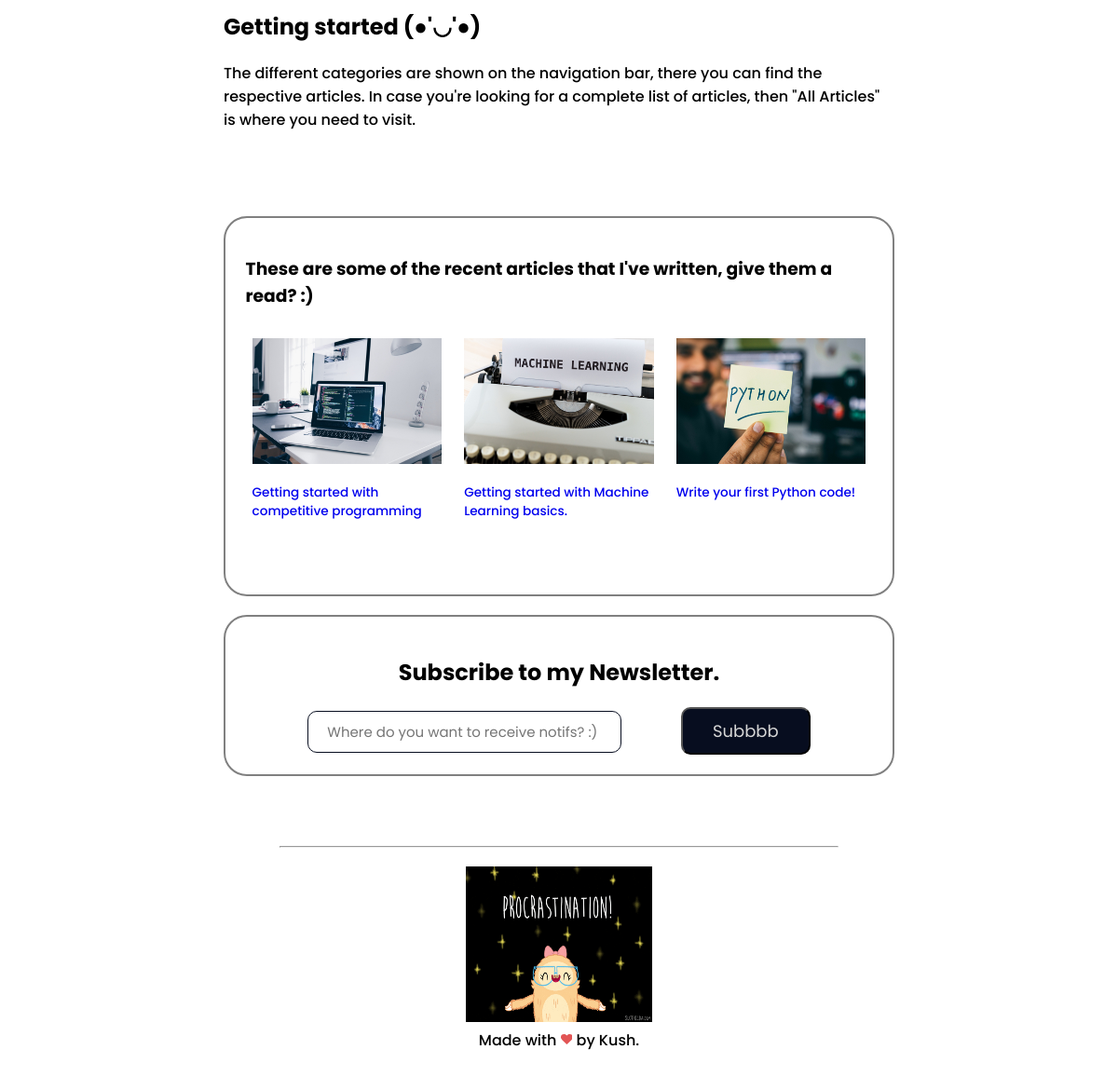
The app's page / (lower part), older data.
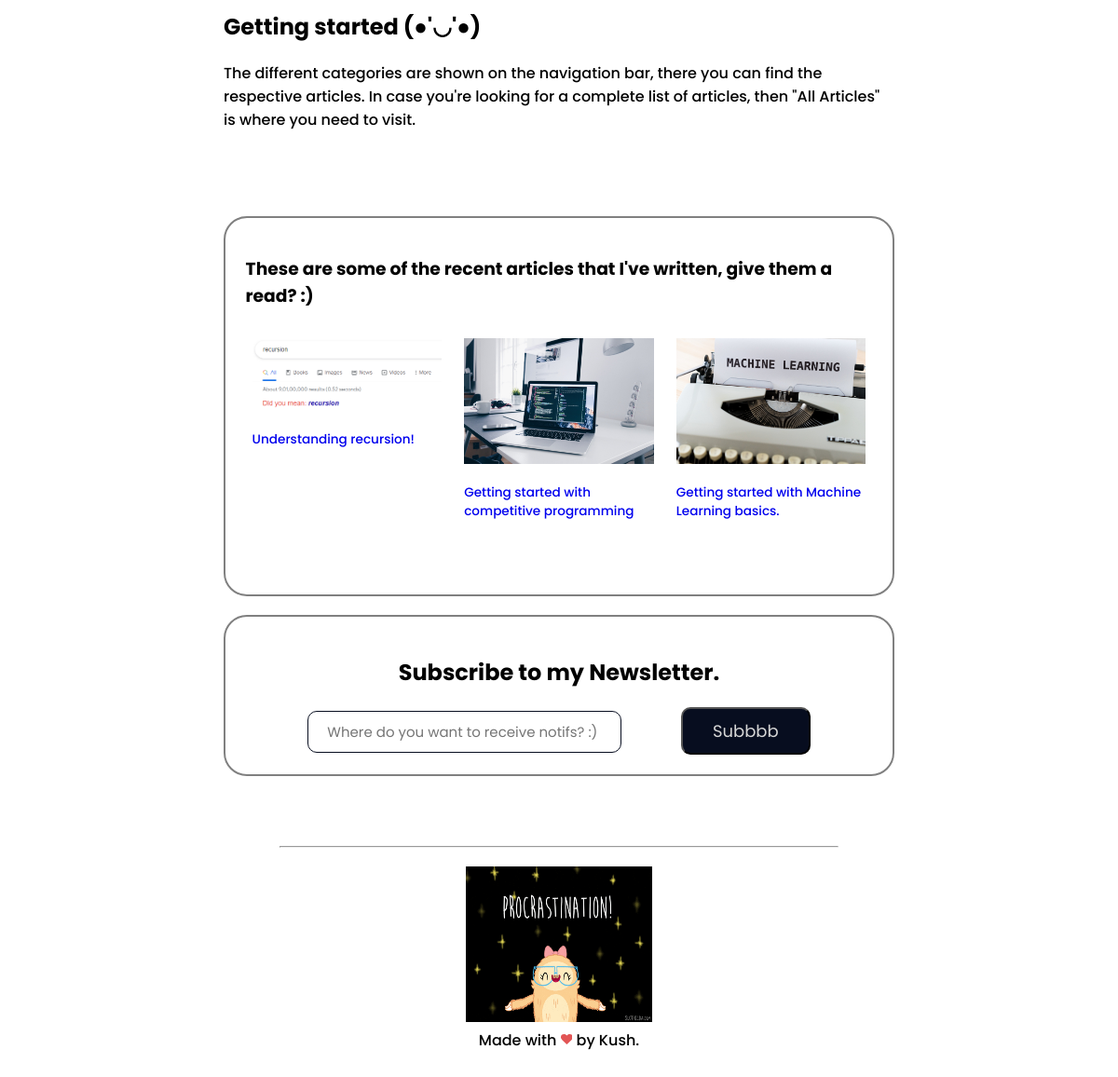
The same page, newer data.
### home/models.py (models this page shows, shortened)
class Articles(models.Model):
    title = models.CharField(max_length=50)
    img = models.ImageField(null = True, blank = True, upload_to = 'static/images/')
    author = models.CharField(max_length=100)
    tags = models.CharField(max_length=500, default="")
    article_body = RichTextField(blank = True, null = True)
    likes = models.IntegerField(default=0, blank=True)
    date_added = models.DateField(default=django.utils.timezone.now)
    reading_time = models.IntegerField(default=0, null=True, blank=True)

### home/views.py (the view)
# urls.py: path('', views.index, name = "home"),
def index(request):
    if request.method == 'POST':
        email = request.POST['email_aalsi']
        print(email)
        subscriber, _ = Subscriber.objects.get_or_create(email=email)
        subscriber.save()
        subject = "this is the subject."
        email_from = settings.EMAIL_HOST_USER
        template = render_to_string('email.html', {'email' : email})
        user_email = EmailMessage(
            subject,
            template,
            email_from,
            [email],
        )
        user_email.fail_silently = False
        user_email.send()
        print("Email sent ^^")
        return redirect('home')
    else:
        articles = Articles.objects.order_by('-date_added')
        articles = articles[:5]
        ctx = {
            'articles' : articles,
            'title' : "Home"
        }
        return render(request, 'index.html', context=ctx)

### templates/index.html (shortened to what this page needs)
{% extends 'base.html' %}
{% block content %}
<h2>Getting started (●'◡'●)</h2>
<p>The different categories are shown on the navigation bar, there you can find the respective articles. In case you're looking for a complete list of articles, then "All Articles" is where you need to visit.</p>
<br><br><br>
<div class="container" id = "recent_arts">
    <h3>These are some of the recent articles that I've written, give them a read? :)</h3>
    <div class="row">
        {% for art in articles %}
        <a class="card-row" href= {% url 'article' art.title %}>
            <div>
                <img src= {{art.img.url}}>
                <p class="card-text">{{art.title}}</p>
            </div>
        </a>
        {% endfor %}
    </div>
</div>
<div class="newsletter">
    <h2><center>Subscribe to my Newsletter.</center></h2>
    <form action={% url 'home' %} method="POST">
        <input id = "email_newsletter" type="text" name="email_aalsi" placeholder="Where do you want to receive notifs? :)">
        <input id = "newsletter_sub" type="submit" value="Subbbb">
    </form>
</div>
{% endblock content %}

Row changes from the older to the newer data that the page shows:
no longer on this page (row unchanged): Articles: img (picture), title "Write your first Python code!"
added Articles: img (picture), title "Understanding recursion!"
